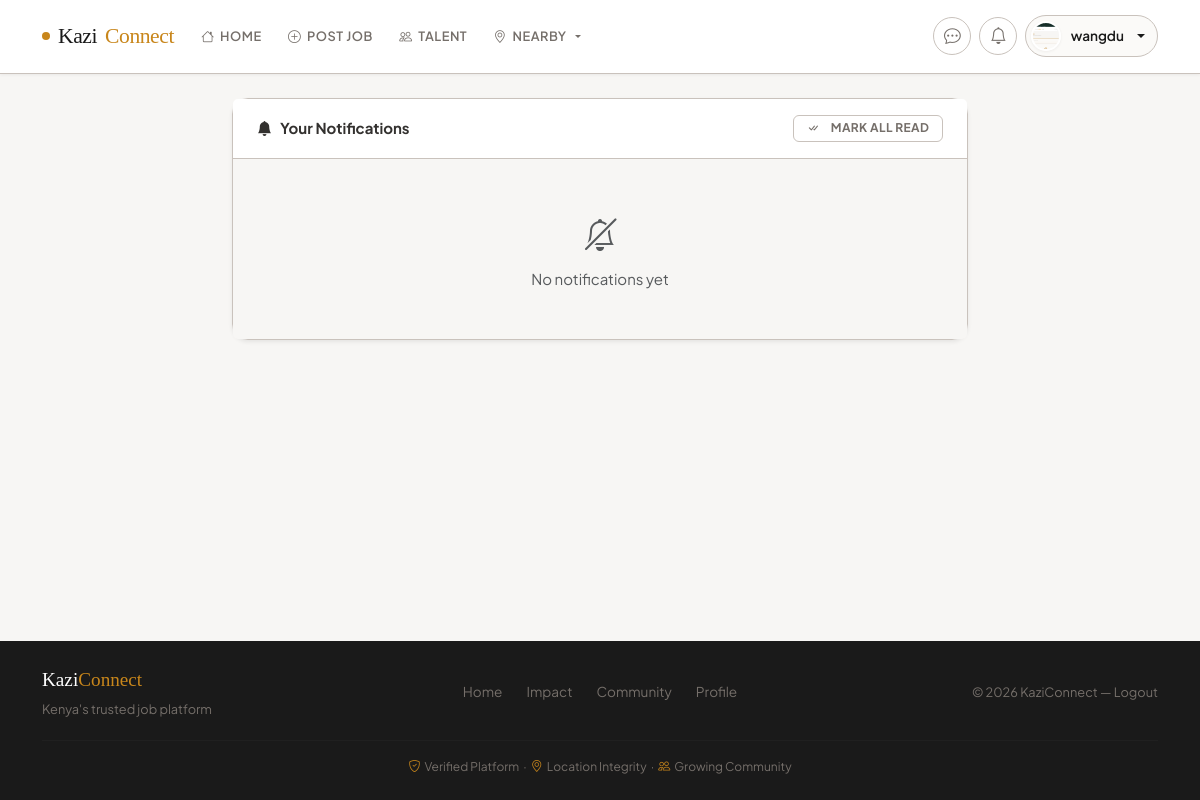
The page /notifications-page (signed in) on the database as committed earlier.
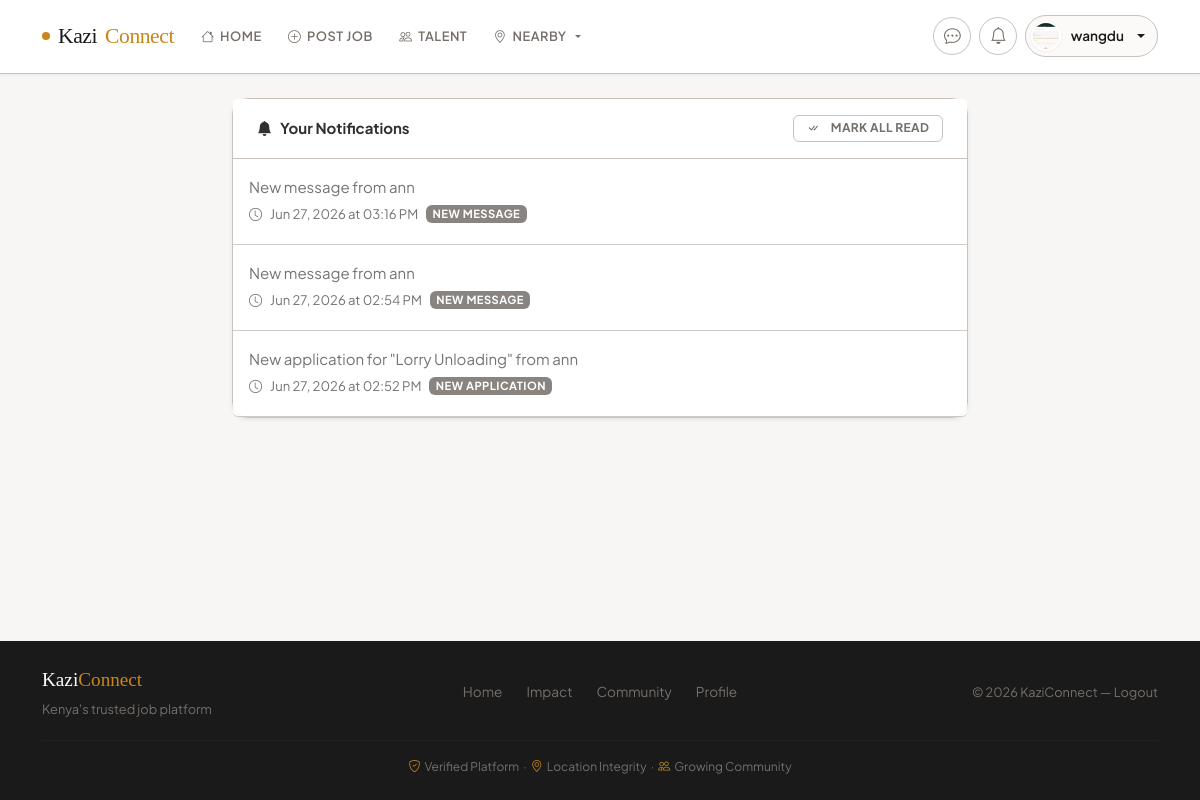
The same page on the database as committed later.
### app.py (models this page shows, shortened)
class Notification(db.Model):
    __tablename__ = 'notification'
    id = db.Column(db.Integer, primary_key=True)
    user_id = db.Column(db.Integer, db.ForeignKey('user.id'), nullable=False)
    message = db.Column(db.String(255), nullable=False)
    type = db.Column(db.String(50), default='info')
    read = db.Column(db.Boolean, default=False)
    created_at = db.Column(db.DateTime, default=lambda: datetime.now(timezone.utc))
    target_url = db.Column(db.String(255), nullable=True)

### app.py (the view)
@app.route('/notifications-page')
@login_required
def notifications_page():
    notifs = Notification.query.filter_by(
        user_id=current_user.id
    ).order_by(Notification.created_at.desc()).all()
    return render_template('notifications.html', notifications=notifs)

### app.py (called while the page is built)
@app.context_processor
def inject_template_helpers():
    return {
        "now": lambda: datetime.utcnow(),
        "csrf_token": generate_csrf,
        "sanitize": sanitize_html
    }

@app.context_processor
def inject_template_helpers():
    return {
        "now": lambda: datetime.now(timezone.utc),
        "csrf_token": generate_csrf,
        "sanitize": sanitize_html
    }

@login_manager.user_loader
def load_user(user_id):
    try:
        return db.session.get(User, int(user_id))
    except (ValueError, TypeError):
        return None

    def is_recruiter(self):
        return self.role == 'recruiter'

### templates/notifications.html (shortened to what this page needs)
{% extends 'base.html' %}
{% block content %}
<div class="row justify-content-center">
  <div class="col-12 col-md-10 col-lg-8">
    <div class="card shadow-sm">
      <div class="card-header d-flex justify-content-between align-items-center bg-white border-bottom">
        <div><strong><i class="bi bi-bell-fill me-2"></i>Your Notifications</strong></div>
        <div>
          <button id="markAll" class="btn btn-sm btn-outline-secondary">
            <i class="bi bi-check-all me-1"></i>Mark all read
          </button>
        </div>
      </div>
      <div class="list-group list-group-flush" id="notifications-list">
        {% for n in notifications %}
          <a href="{{ n.target_url or '#' }}"
             class="notification-item list-group-item list-group-item-action d-flex align-items-start p-3 border-0 border-bottom
                    {% if not n.read %}notification-unread bg-light{% else %}notification-read bg-white text-muted{% endif %}"
             data-notification-id="{{ n.id }}"
             data-read="{{ 'true' if n.read else 'false' }}"
             data-target-url="{{ n.target_url or '#' }}">
            <div class="flex-grow-1">
              <div class="d-flex align-items-start justify-content-between mb-1">
                <div class="flex-grow-1">
                  <div class="{% if not n.read %}fw-semibold text-dark{% else %}text-muted{% endif %} mb-1">
                    {{ n.message }}
                  </div>
                  <div class="small text-muted d-flex align-items-center gap-2">
                    <i class="bi bi-clock"></i>
                    <span>{{ n.created_at.strftime('%b %d, %Y at %I:%M %p') }}</span>
                    {% if n.type %}
                      <span class="badge bg-secondary badge-sm">{{ n.type|replace('_', ' ')|title }}</span>
                    {% endif %}
                  </div>
                </div>
              </div>
            </div>
          </a>
        {% else %}
          <div class="list-group-item text-center py-5 text-muted">
            <i class="bi bi-bell-slash" style="font-size: 2rem;"></i>
            <div class="mt-2">No notifications yet</div>
          </div>
        {% endfor %}
      </div>
    </div>
  </div>
</div>
{% endblock %}

Rows that differ between the two databases and show on the page:
added Notification: message "New message from ann", created_at "Jun 27, 2026 at 03:16 PM", type "NEW MESSAGE"
added Notification: message "New message from ann", created_at "Jun 27, 2026 at 02:54 PM", type "NEW MESSAGE"
added Notification: message "New application for \"Lorry Unloading\" from ann", created_at "Jun 27, 2026 at 02:52 PM", type "NEW APPLICATION"
Other text that changed with them:
text no longer shown: "No notifications yet"
